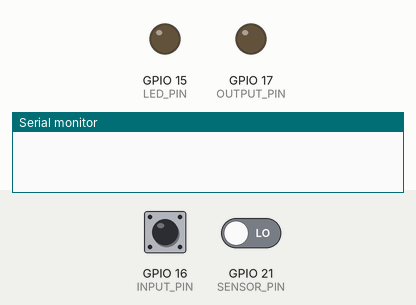
Simulated run of this sketch. Board: ESP32. On the bench: output pins drawn as LEDs (lit = HIGH), the last lines printed to the serial monitor. Inputs (shaded band) come from the test bench; at power-on: GPIO 16 (INPUT_PIN) HIGH, GPIO 21 (SENSOR_PIN) LOW. WiFi joins after 1.5 s; servers stay silent unless stated; storage starts empty; no MQTT or app messages arrive unless stated.

Above: at 0.1 s.
At 4.42 s:
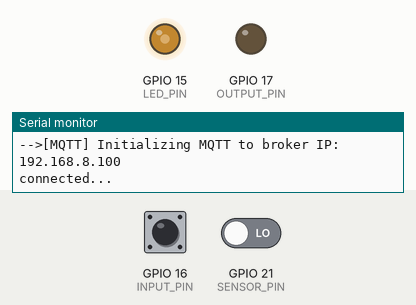
4.8 s: GPIO 16 (INPUT_PIN) pulled LOW for 0.15 s
Timing chart, 0 to 16.5 s (numbered marks = the images above; inputs shaded):
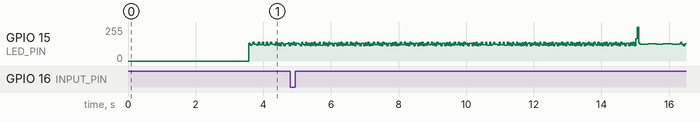

The sketch:

temp_humidity_sensor_sonoff_si7021.ino
```cpp
#include <FS.h>
#include <SPIFFS.h>
#include <ArduinoJson.h> // https://github.com/bblanchon/ArduinoJson
#include "OneButton.h"
#include "src/WiFiManager/WiFiManager.h" // https://github.com/tzapu/WiFiManager
#include "PubSubClient.h"

#define SENSOR_PIN 21
#define INPUT_PIN 16
#define LED_PIN  15
#define OUTPUT_PIN 17

#define HOSTNAME "tempsensor"   // http://tempsensor.local

#define CONFIG_FILE "/config.json"

#define MQTT_SOCKET_TIMEOUT 60
#define MQTT_BROKER "192.168.8.100"
#define MQTT_PORT "1883"
#define MQTT_CLIENT_ID "tempsensor"
#define MQTT_ROOT_TOPIC "tempsensor"

#define MQTT_BUTTON_TOPIC "button"
#define MQTT_TEMPERATURE_TOPIC "temperature"
#define MQTT_HUMIDITY_TOPIC "humidity"
#define MQTT_OUTPUT_TOPIC "output"

#define START_CHECKING_AFTER 15000 //15s

#define TIME_BETWEEN_MQTT_PUBLISH 30 //30s
#define SECONDS_BETWEEN_RETRIES 15
#define MAX_CONNECTION_RETRIES 5

#define BLINK_LED_TICK_PERIOD_NO_WIFI 1000
#define BLINK_LED_TICK_PERIOD_WIFI 5
#define BLINK_LED_TICK_PERIOD_NO_SENSOR 10000
#define BLINK_LED_TICK_PERIOD_NO_MQTT 50000

bool activeWIFI, enableMQTT, activeMQTT, lastButtonState, buttonState, lastLedState;
int64_t lastReadingsCommunicationTime, lastTimeMQTTPublished;
float temp, hum, lastTemp, lastHum;
int32_t ledTick, ledTickPeriod;

OneButton button(INPUT_PIN, true, true);
WiFiManager wm;
WiFiClient espClient;
PubSubClient mqttClient(espClient);

char mqttBroker[40] = MQTT_BROKER;
char mqttPort[6] = MQTT_PORT;
char mqttUser[20];
char mqttPass[20];
char mqttRootTopic[30] = MQTT_ROOT_TOPIC;

WiFiManagerParameter customMqttBroker, customMqttPort, customMqttUser, customMqttPass, customMqttRootTopic;

void setup() {
  pinMode(LED_PIN, OUTPUT);
  pinMode(OUTPUT_PIN, OUTPUT);

  Serial.begin(115200);
  loadCredentials();
  initButton();
  initSensor();
  initWifi();
}

void loop() {
  processWifi();
  if (activeWIFI) {
    button.tick();
    mqttClientLoop();
    if ((millis() - lastReadingsCommunicationTime >= START_CHECKING_AFTER)) {
      lastReadingsCommunicationTime = millis();
      readSensor(SENSOR_PIN);
    }
    if (lastTemp != temp) {
      lastTemp = temp;
      publishTempHum(temp, hum);
    }
    if (lastHum != hum) {
      lastHum = hum;
      publishTempHum(temp, hum);
    }
    if (lastButtonState != buttonState) {
      publishButton(buttonState);
      lastButtonState = buttonState;
      buttonState = false;
    }
  }
  blinkLed();
}

void saveConfigCallback () {
  if (SPIFFS.begin()) {
    File configFile = SPIFFS.open(CONFIG_FILE, "w");
    if (!configFile) {
      Serial.println("failed to open config file for writing");
      return;
    }

    DynamicJsonDocument json(1024);

    json["mqtt_broker"] = customMqttBroker.getValue();
    json["mqtt_port"] = customMqttPort.getValue();
    json["mqtt_user"] = customMqttUser.getValue();
    json["mqtt_pass"] = customMqttPass.getValue();
    json["mqtt_topic"] = customMqttRootTopic.getValue();

    serializeJson(json, configFile);
    configFile.close();

    SPIFFS.end();
  } else {
    Serial.println("failed to mount FS");
  }
 }

void loadCredentials() {
  if (SPIFFS.begin()) {
    if (SPIFFS.exists(CONFIG_FILE)) {
      File configFile = SPIFFS.open(CONFIG_FILE, "r");
      if (configFile) {
        size_t size = configFile.size();
        std::unique_ptr<char[]> buf(new char[size]);

        configFile.readBytes(buf.get(), size);

        DynamicJsonDocument json(1024);
        auto deserializeError = deserializeJson(json, buf.get());
        if (!deserializeError) {
          strcpy(mqttBroker, json["mqtt_broker"]);
          strcpy(mqttPort, json["mqtt_port"]);
          strcpy(mqttUser, json["mqtt_user"]);
          strcpy(mqttPass, json["mqtt_pass"]);
          strcpy(mqttRootTopic, json["mqtt_topic"]);
        } else {
          Serial.println("failed to load json config");
        }
        configFile.close();
        SPIFFS.end();
      }
    }
  } else {
    Serial.println("failed to mount FS");
  }
}

void initSensor() {
  pinMode(SENSOR_PIN, INPUT);
  delay(2000);
  readSensor(SENSOR_PIN);
}

bool waitState(int pin, bool state) {
  uint64_t timeout = micros();
  while (micros() - timeout < 100) {
    if (digitalRead(pin) == state) return true;
    delayMicroseconds(1);
  }
  return false;
}

void readSensor(int pin) {
  uint8_t data[5] = {0};

  pinMode(pin, OUTPUT);
  digitalWrite(pin, LOW);
  delayMicroseconds(500);
  digitalWrite(pin, HIGH);
  delayMicroseconds(20);
  pinMode(pin, INPUT);

  uint32_t i = 0;
  if (waitState(pin, 0) && waitState(pin, 1) && waitState(pin, 0)) {
    for (i = 0; i < 40; i++) {
      if (!waitState(pin, 1)) {
        break;
      }
      delayMicroseconds(35);
      if (digitalRead(pin) == HIGH) {
        data[i / 8] |= (1 << (7 - i % 8));
      }
      if (!waitState(pin, 0)) {
        break;
      }
    }
  }

  uint8_t checksum = (data[0] + data[1] + data[2] + data[3]) & 0xFF;
  if ((i == 40)&& (data[4] == checksum)) {
    double tempInternal = (((data[2] & 0x7F) << 8) | data[3]) * 0.1;
    if (data[2] & 0x80) {
      tempInternal *= -1;
    }
    temp = tempInternal;
    hum = ((data[0] << 8) | data[1]) * 0.1;
  }
}

void initButton() {
  button.attachClick(clickButton);
}

void clickButton() {
  buttonState = true;
}

void WiFiEvent(WiFiEvent_t event) {
  switch (event) {
    case SYSTEM_EVENT_STA_GOT_IP:
      ledTickPeriod = BLINK_LED_TICK_PERIOD_WIFI;
      activeWIFI = true;
      enableMQTT = true;
      initMQTT();
      digitalWrite(LED_PIN, HIGH);
      break;
    case WL_DISCONNECTED:
      ledTickPeriod = BLINK_LED_TICK_PERIOD_NO_WIFI;
      activeWIFI = false;
      enableMQTT = false;
      break;
    default:
      break;
  }
}

void initWifi() {
  ledTickPeriod = BLINK_LED_TICK_PERIOD_NO_WIFI;
  WiFi.mode(WIFI_STA);
  WiFi.onEvent(WiFiEvent);

  //reset settings - wipe credentials for testing
  //wm.resetSettings();
  wm.setConfigPortalBlocking(false);

  new (&customMqttBroker) WiFiManagerParameter("mqtt_broker", "MQTT broker", mqttBroker, 40);
  new (&customMqttPort) WiFiManagerParameter("mqtt_port", "MQTT port", mqttPort, 6);
  new (&customMqttUser) WiFiManagerParameter("mqtt_user", "MQTT user", mqttUser, 20);
  new (&customMqttPass) WiFiManagerParameter("mqtt_pass", "MQTT pass", mqttPass, 20);
  new (&customMqttRootTopic) WiFiManagerParameter("mqtt_topic", "MQTT root topic", mqttRootTopic, 30);

  wm.addParameter(&customMqttBroker);
  wm.addParameter(&customMqttPort);
  wm.addParameter(&customMqttUser);
  wm.addParameter(&customMqttPass);
  wm.addParameter(&customMqttRootTopic);

  wm.setSaveConfigCallback(saveConfigCallback);

  if (wm.autoConnect("Temp sensor")) {
    Serial.println("connected...");
  } else {
    Serial.println("Configportal running");
  }
}

void processWifi() {
  wm.process();
}

void mqttClientCallback(char* topic, byte* payload, unsigned int length) {
  digitalWrite(OUTPUT_PIN, ((char)payload[0] == '1'));
}

void initMQTT() {
  if (mqttClient.connected()) {
    mqttClient.disconnect();
  }
  Serial.printf("-->[MQTT] Initializing MQTT to broker IP: %s\n", mqttBroker);
  mqttClient.setSocketTimeout(MQTT_SOCKET_TIMEOUT);
  mqttClient.setServer(mqttBroker, atol(mqttPort));
  mqttClient.setCallback(mqttClientCallback);
  mqttReconnect();
}

void mqttClientLoop() {
  if (enableMQTT) {
    mqttReconnect();
    if (mqttClient.connected()) {
      mqttClient.loop();
    }
  }
}

void publishTempHum(float temp, float hum) {
  if (activeWIFI && mqttClient.connected() && (millis() - lastTimeMQTTPublished >= TIME_BETWEEN_MQTT_PUBLISH * 1000)) {
    publishFloatMQTT(MQTT_TEMPERATURE_TOPIC, temp);
    publishFloatMQTT(MQTT_HUMIDITY_TOPIC, hum);
    lastTimeMQTTPublished = millis();
  }
}

void publishFloatMQTT(String topic, float payload) {
  char charPublish[20];
  dtostrf(payload, 0, 2, charPublish);
  topic = String(mqttRootTopic) + "/" + topic;
  Serial.printf("-->[MQTT] Publishing %.0f to ", payload);
  Serial.println("topic: " + topic);
  mqttClient.publish((topic).c_str(), charPublish);
}

void publishIntMQTT(String topic, int16_t payload) {
  char charPublish[20];
  dtostrf(payload, 0, 0, charPublish);
  topic = String(mqttRootTopic) + "/" + topic;
  Serial.printf("-->[MQTT] Publishing %d to ", payload);
  Serial.println("topic: " + topic);
  mqttClient.publish((topic).c_str(), charPublish);
}

void publishButton(int16_t payload) {
  publishIntMQTT(MQTT_BUTTON_TOPIC, payload);
}

void mqttReconnect() {
  static uint64_t timeStamp = 0;
  static uint16_t connectionRetries = 0;
  if (millis() - timeStamp >= (SECONDS_BETWEEN_RETRIES * 1000)) { // Max one try each secondsBetweenRetries*1000 seconds
    timeStamp = millis();
    if (!mqttClient.connected()) {
      Serial.printf("-->[MQTT] Attempting MQTT connection... ");
      if (mqttClient.connect(MQTT_CLIENT_ID, mqttUser, mqttPass)) {
        activeMQTT = true;

        String subscribeTopic = String(mqttRootTopic) + "/" + MQTT_OUTPUT_TOPIC;
        mqttClient.subscribe(subscribeTopic.c_str());

        publishTempHum(temp, hum);

        Serial.println("connected");
      } else {
        ++connectionRetries;
        mqttClient.setSocketTimeout(2);
        Serial.printf(" not possible to connect to %s ", mqttBroker);
        Serial.printf("Connection status:  %d. (%d of %d retries)\n", mqttClient.state(), connectionRetries, MAX_CONNECTION_RETRIES); // Possible States: https://pubsubclient.knolleary.net/api#state
        if (connectionRetries >= MAX_CONNECTION_RETRIES) {
          ledTickPeriod = BLINK_LED_TICK_PERIOD_NO_MQTT;
          Serial.println("-->[MQTT] Max retries to connect to MQTT broker reached, disabling MQTT...");
          delay(3000);
          connectionRetries = 0;
        }
      }
    }
  }
}

void blinkLed() {
  if (ledTick == ledTickPeriod) {
    ledTick = 0;
    lastLedState = !lastLedState;
    digitalWrite(LED_PIN, lastLedState);
  }
  ledTick++;
}
```
